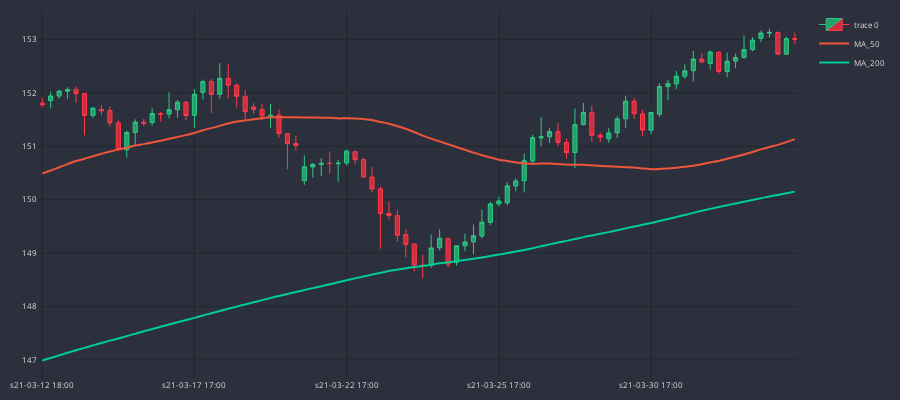

Write notebook code for a chart like this one.
### Code cell
cp=CandlePlot(df_an.iloc[10:100])
cp.show_plot(line_traces=[MA_S, MA_L])
